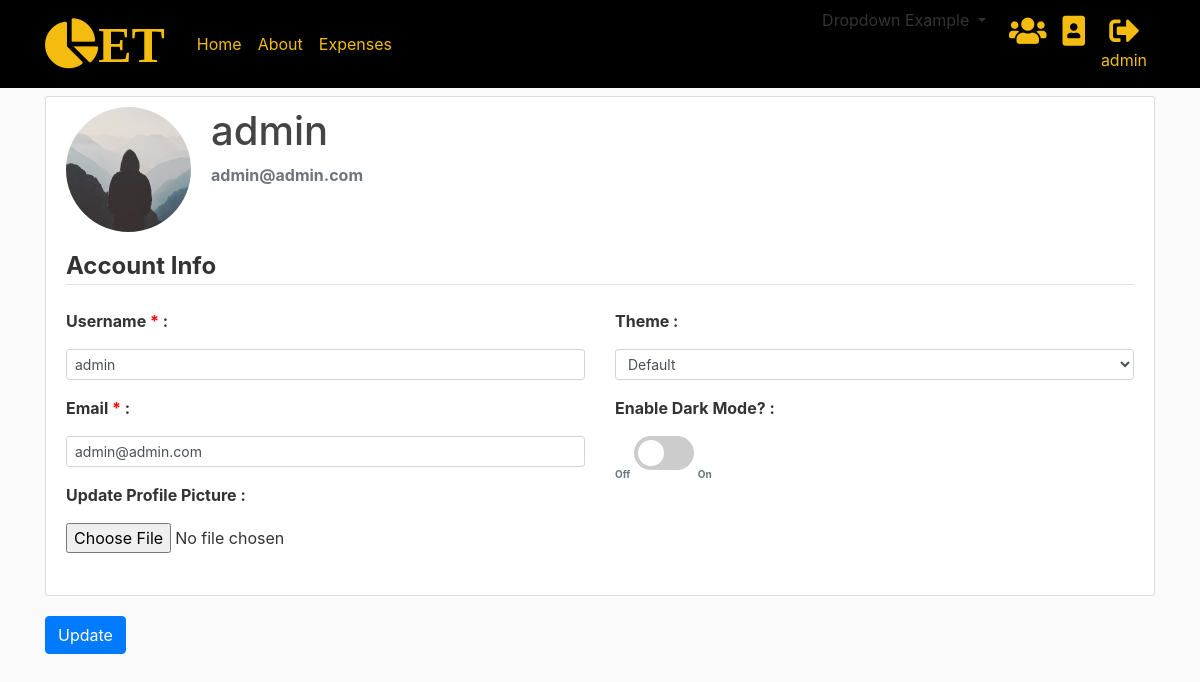
Page /account (signed in) on the committed database.
### approot/models.py (models this page shows, shortened)
class User(db.Model, UserMixin):
    __tablename__ = 'user'
    id = db.Column(db.Integer, primary_key=True)
    username = db.Column(db.String(20), unique=True, nullable=False)
    email = db.Column(db.String(120), unique=True, nullable=False)
    image_file = db.Column(db.String(20), nullable=False, default='default.jpg')
    role = db.Column(db.String(15), nullable=False)
    dark_mode = db.Column(db.Boolean(15), nullable=False, default=False)
    theme = db.Column(db.String(15), nullable=False, default='Default')
    password = db.Column(db.String(60), nullable=False)
    posts = db.relationship('Post', backref='author', cascade='all,delete,delete-orphan', lazy=True)
    expenses = db.relationship('Expense', backref='author', cascade='all,delete,delete-orphan', lazy=True)

### approot/users/routes.py (the view)
@users.route("/account", methods=['GET', 'POST'])
@login_required
def account():
    form = UpdateAccountForm()
    if form.validate_on_submit():
        if form.picture.data:
            picture_file = save_picture(form.picture.data)
            current_user.image_file = picture_file
        current_user.username = form.username.data
        current_user.email = form.email.data
        current_user.dark_mode = form.dark_mode.data
        current_user.theme = form.theme.data
        db.session.commit()
        flash('Your account has been updated!', 'success')
        return redirect(url_for('users.account'))
    elif request.method == 'GET':
        form.username.data = current_user.username
        form.email.data = current_user.email
        form.dark_mode.data = current_user.dark_mode
        form.theme.data = current_user.theme
    image_file = url_for('static', filename='profile_pics/' + current_user.image_file)
    return render_template('user/account.html', title='Account',
                           image_file=image_file, form=form)

### approot/users/forms.py (shortened to what this page needs)
class UpdateAccountForm(FlaskForm):
    username = StringField('Username',
                           validators=[DataRequired(), Length(min=2, max=20)])
    email = StringField('Email',
                        validators=[DataRequired(), Email()])
    dark_mode = BooleanField('Enable Dark Mode?')
    theme = SelectField(u'Theme', choices=[('Default', 'Default'), ('Sketchy', 'Sketchy'), ('Minty', 'Minty')])
    picture = FileField('Update Profile Picture', validators=[FileAllowed(['jpg', 'png'])])
    submit = SubmitField('Update')

### approot/models.py (called while the page is built)
@login_manager.user_loader
def load_user(user_id):
    return User.query.get(int(user_id))

### approot/templates/user/account.html (shortened to what this page needs)
{% extends "layout.html" %}
{% from "util/macros_modifiedNew.html" import form_field_custom with context %}
{% block content %}
    <div class="content-section">
      <div class="media">
        <img class="rounded-circle account-img" src="{{ image_file }}">
        <div class="media-body">
          <h2 class="account-heading">{{ current_user.username }}</h2>
          <p class="text-secondary">{{ current_user.email }}</p>
        </div>
      </div>
        <form method="POST" action="" enctype="multipart/form-data">
            <fieldset class="form-group">
                <legend class="border-bottom mb-4">Account Info</legend>
                <div class="row">
                  <div class="col-md-6">
                    {{ form_field_custom(form.username,with_label=True) }}
                    {{ form_field_custom(form.email,with_label=True, type="email") }}
                    {{ form_field_custom(form.picture,with_label=True,class="form-control-file") }}
                  </div>
                  <div class="col-md-6">
                       {{ form_field_custom(form.theme, with_label=True, value=current_user.theme) }}
                       {{ form_field_custom(form.dark_mode,switch=True) }}
                  </div>
                </div>
                </div>
              <div class="form-group">
                  {{ form.submit(class="btn btn-primary") }}
              </div>
    </div>
{% endblock content %}

### approot/templates/layout.html (shortened to what this page needs)
<!DOCTYPE html>
<html>
  <head>
      {% if current_user.is_authenticated %}
        {% if current_user.theme.upper() == "DEFAULT" %}
        <link rel="stylesheet" href="https://stackpath.bootstrapcdn.com/bootstrap/4.2.1/css/bootstrap.min.css">
        {% endif %}
      {% else %}
        <link rel="stylesheet" href="https://stackpath.bootstrapcdn.com/bootstrap/4.2.1/css/bootstrap.min.css">
      {% endif %}
      <link rel="stylesheet" href="https://use.fontawesome.com/releases/v5.6.3/css/all.css">
      <link rel="stylesheet" href="https://unpkg.com/bootstrap-table@1.15.4/dist/bootstrap-table.min.css">
      {% if current_user.is_authenticated and current_user.dark_mode == True%}
        <link rel="stylesheet" type="text/css" href="{{ url_for('static', filename='main.css') }}">
      {% else %}
        <link rel="stylesheet" type="text/css" href="{{ url_for('static', filename='light_theme_main.css') }}">
      {% endif %}
  </head>
  <body>
      <header class="site-header">
        <nav class="navbar navbar-expand-md navbar-dark bg-steel fixed-top">
          <div class="container">
            <a class="navbar-brand mr-4" href="/"><i class="fas fa-chart-pie" style="font-size:50px">ET</i></a>
            <div class="collapse navbar-collapse" id="navbarToggle">
              <div class="navbar-nav mr-auto">
                {% if current_user.is_authenticated %}
                  <a class="nav-item nav-link" href="{{ url_for('main.home') }}">Home</a>
                {% endif %}
                <a class="nav-item nav-link" href="{{ url_for('main.about') }}">About</a>
                {% if current_user.is_authenticated and current_user.role != 'Pending' %}
                  <a class="nav-item nav-link" href="{{ url_for('expenses.expense') }}">Expenses</a>
                {% endif %}
              </div>
              <div class="navbar-nav">
                <div class="container">
                <div class="dropdown">
                 <a class="dropdown-toggle" data-toggle="dropdown">Dropdown Example
                 </a>
               </div>
             </div>
                {% if current_user.is_authenticated %}
                {% if current_user.role == "Admin" %}
                  <a class="nav-item nav-link" href="{{ url_for('users.registeredusers') }}" title="Registered Users"><i class="fas fa-users"style="font-size:30px"></i></a>
                {% endif %}
                  <a class="nav-item nav-link" href="{{ url_for('users.account') }}" title="Account"><i class="fas fa-portrait" style="font-size:30px"></i></a>
                  <a class="nav-item nav-link" href="{{ url_for('users.logout') }}" title="Logout">
                    <div align="center">
                      <div position="relative"><i class="fas fa-sign-out-alt" style="font-size:30px"></i></div>
                      <div position="relative">{{ current_user.username }} </div>
                    </div>
                  </a>
                {% else %}
                  <a class="nav-item nav-link" href="{{ url_for('users.login') }}">Login</a>
                  <a class="nav-item nav-link" href="{{ url_for('users.register') }}">Register</a>
                {% endif %}
              </div>
            </div>
          </div>
        </nav>
      </header>
      <main role="main" class="container">
        <div class="row">
          <div class="col-md-12 mt-3">
            {% block content %}
            {% endblock %}
          </div>
      </main>
  </body>
</html>

### approot/templates/util/macros_modifiedNew.html (shortened to what this page needs)
{% macro form_field_custom(field) -%}
  <div class="form-group">
    {% set with_label = kwargs.pop('with_label', False) %}
    {% set placeholder = '' %}
    {% if not with_label %}
        {% set placeholder = field.label.text %}
    {% endif %}
    {% if with_label and field.type != 'BooleanField' %}
    <div class="form-control-label">
      <label for="{{ field.id }}" class="control-label">
      {{ field.label }}
      {% if field.flags.required %}
      <font color="red">*</font>
      {% endif %}
      :
      </label>
    </div>
    {% endif %}
    {% set class_ = kwargs.pop('class_', '') %}
    {% set class_ = class_+ 'form-control form-control-sm' %}
    {% if field.errors %}
      {% set class_ = class_ + ' is-invalid' %}
    {% endif %}
    {% if field.flags.required %}
        {% set class_ = class_ + ' required' %}
    {% endif %}
    {% if field.type == 'BooleanField' %}
      {% if kwargs.pop('switch', '')==True %}
          <div class="form-control-label">
            <label for="{{ field.id }}" class="control-label">
              {{ field.label }}
              :
            </label>
          </div>
          <div class>
            <font class="mt-1 text-muted" size="1pt">Off</font>
            <label class="switch">
                <span class="slider round"></span>
            </label>
            <font class="mt-1 text-muted" size="1pt">On</font>
          </div>
      {% endif %}
    {% else %}
        {% if field.type in ('TextField', 'TextAreaField', 'PasswordField') %}
            {% set class_ = class_ + ' input-xlarge' %}
        {% elif field.type == 'FileField' %}
            {% set class_ = class_ + ' form-control-file' %}
        {% endif %}
        {% if field.type == 'DecimalField' %}
          {{ field(class_=class_, placeholder=placeholder,type="number", step="0.01", **kwargs) }}
        {% elif field.type == 'SelectField' %}
          {{ field(class_=class_, placeholder=placeholder,**kwargs) }}
        {% else %}
          {{ field(class_=class_, placeholder=placeholder,**kwargs) }}
        {% endif %}
    {% endif %}
  </div>
{%- endmacro %}

### approot/static/light_theme_main.css (style rules this page uses)
body { background: #fafafa; color: #333333; margin-top: 5rem; }
h1, h2, h3, h4, h5, h6 { color: #444444; }
.bg-steel { background-color: #000000; }
.navbar-dark .navbar-brand { color: #f4bc0e; }
.site-header .navbar-nav .nav-link { color: #f4bc0e; }
.content-section { background: #ffffff; padding: 10px 20px; border: 1px solid #dddddd; border-radius: 3px; font-weight: bold; margin-bottom: 20px; }
.account-img { height: 125px; width: 125px; margin-right: 20px; margin-bottom: 16px; }
.account-heading { font-size: 2.5rem; }
.switch { position: relative; display: inline-block; width: 60px; height: 34px; }
.slider { position: absolute; cursor: pointer; top: 0; left: 0; right: 0; bottom: 0; background-color: #ccc; -webkit-transition: .4s; transition: .4s; }
.slider:before { position: absolute; content: ""; height: 26px; width: 26px; left: 4px; bottom: 4px; background-color: white; -webkit-transition: .4s; transition: .4s; }
.slider.round { border-radius: 34px; }
.slider.round:before { border-radius: 50%; }

### rows in the picture
User: username "admin", email "admin@admin.com", theme "Default"

### other values in the picture
{{ field.label }} "Username Email Update Profile Picture Theme"
{{ field.label }} "Enable Dark Mode?"
